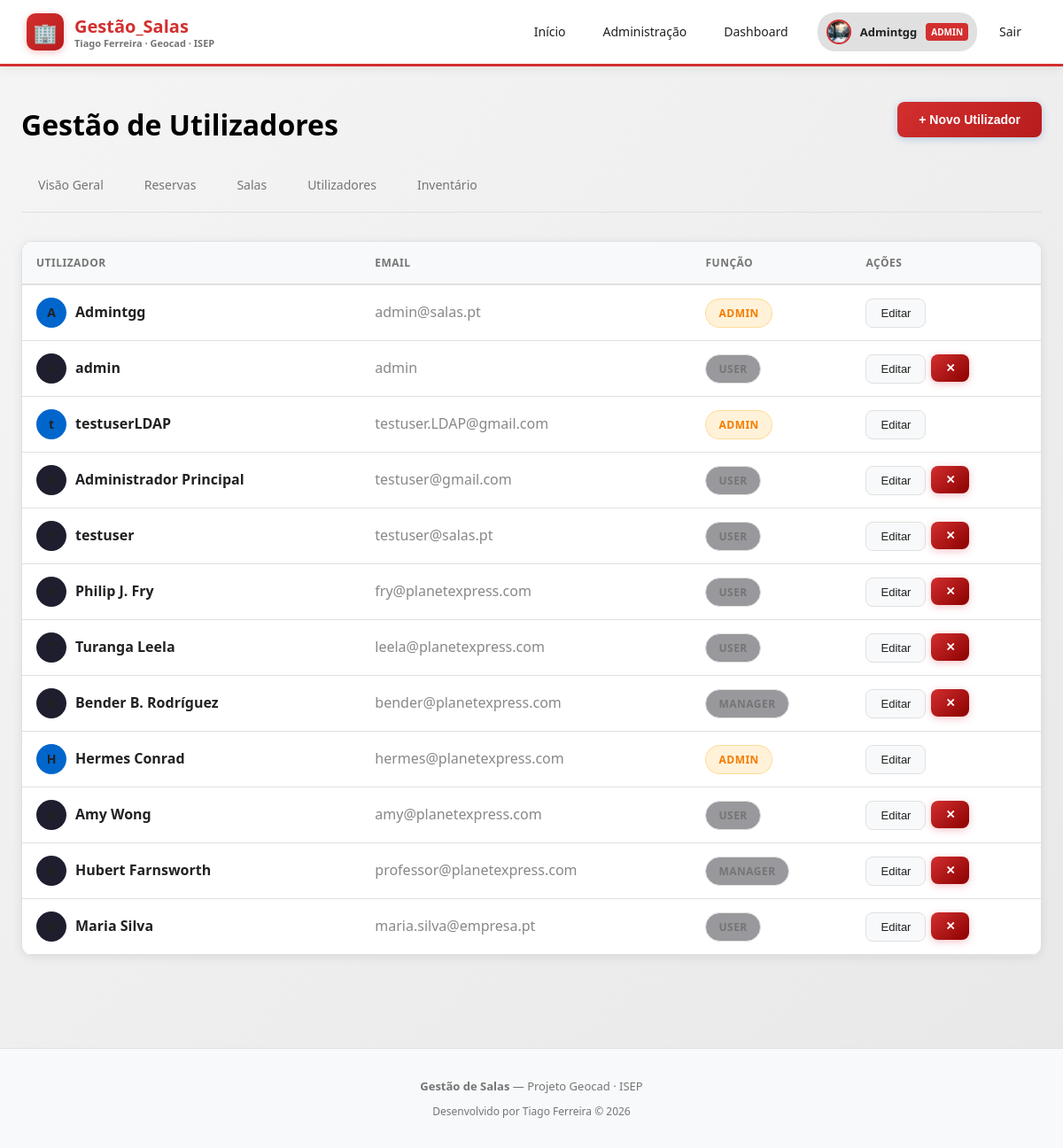
Page /admin/users (signed in) on the committed database.
### app/models.py (models this page shows)
class User(Base):
    __tablename__ = "users"
    id       = Column(Integer, primary_key=True, index=True)
    name     = Column(String, nullable=False)
    email    = Column(String, unique=True, nullable=False)
    password = Column(String, nullable=False)
    role     = Column(String, default="user")
    avatar   = Column(String, default="")  # Caminho para a foto de perfil
    reservations = relationship("Reservation", back_populates="user")

### app/routers/admin.py (the view)
@router.get("/users")
async def users(request: Request, db=Depends(get_db)):
    user = require_admin(request, db)
    users = db.query(models.User).all()
    return request.app.state.templates.TemplateResponse(
        "admin_users.html",
        {"request": request, "user": user, "users": users, "error": None},
    )

### app/templates/admin_users.html (shortened to what this page needs)
{% extends "base.html" %}
{% block content %}
<div class="container">
  <div style="display: flex; justify-content: space-between; align-items: flex-start; flex-wrap: wrap; gap: 16px; margin-bottom: 12px;">
    <h1 class="page-title">Gestão de Utilizadores</h1>
    <button class="btn btn-primary" onclick="openModal('modal-create-user')">+ Novo Utilizador</button>
  </div>
  <div class="admin-tabs">
    <a class="admin-tab" href="/admin">Visão Geral</a>
    <a class="admin-tab" href="/admin/reservations">Reservas</a>
    <a class="admin-tab" href="/admin/rooms">Salas</a>
    <a class="admin-tab" href="/admin/users">Utilizadores</a>
    <a class="admin-tab" href="/admin/inventory">Inventário</a>
  </div>
  <div class="card" style="padding: 0; overflow: hidden;">
    <table>
      <thead>
        <tr>
          <th>Utilizador</th>
          <th>Email</th>
          <th>Função</th>
          <th>Ações</th>
        </tr>
      </thead>
      <tbody>
        {% for u in users %}
          <tr>
            <td>
              <div style="display: flex; align-items: center; gap: 10px;">
                <div style="width: 34px; height: 34px; border-radius: 50%; background: {{ '#0066cc' if u.role == 'admin' else '#1e1e2e' }}; display: flex; align-items: center; justify-content: center; font-weight: 700; font-size: 14px;">{{ u.name[0] }}</div>
                <span style="font-weight: 600;">{{ u.name }}</span>
              </div>
            </td>
            <td style="color: #888;">{{ u.email }}</td>
            <td>
              <span class="tag {{ 'tag-orange' if u.role == 'admin' else 'tag-gray' }}">{{ u.role }}</span>
            </td>
            <td>
              <div style="display: flex; gap: 6px;">
                <button class="btn btn-secondary btn-sm" onclick="openModal('modal-edit-user-{{ u.id }}')">Editar</button>
                {% if u.role != 'admin' %}
                  <form method="post" action="/admin/users/delete/{{ u.id }}" style="display:inline;" onsubmit="return confirm('Eliminar utilizador?')">
                    <button class="btn btn-danger btn-sm" type="submit">✕</button>
                  </form>
                {% endif %}
              </div>
            </td>
          </tr>
        {% endfor %}
      </tbody>
    </table>
  </div>
</div>
{% endblock %}

### app/templates/base.html (shortened to what this page needs)
<!DOCTYPE html>
<html lang="pt">
<head>
</head>
<body>
  <header class="header">
    <a href="/" class="logo">
      <div class="logo-icon">🏢</div>
      <div style="display: flex; flex-direction: column; line-height: 1.2;">
        <span style="font-weight: 700;">Gestão_Salas</span>
        <span style="font-size: 11px; color: var(--text-muted);">Tiago Ferreira · Geocad · ISEP</span>
      </div>
    </a>
    <nav class="nav">
      <a href="/">Início</a>
      {% if user %}
        {% if user.role in ['admin', 'manager'] %}
          <a href="/admin">Administração</a>
          <a href="/dashboard">Dashboard</a>
        {% else %}
          <a href="/dashboard">Dashboard</a>
          <a href="/user">A Minha Conta</a>
        {% endif %}
        <div style="display: flex; align-items: center; gap: 10px; margin-left: 8px; padding: 4px 10px; background: var(--border); border-radius: 20px;">
          {% if user.avatar %}
            <img src="{{ user.avatar }}" alt="{{ user.name }}"
                 style="width: 28px; height: 28px; border-radius: 50%; object-fit: cover; border: 2px solid var(--primary);">
          {% else %}
            <div style="width: 28px; height: 28px; border-radius: 50%; background: linear-gradient(135deg, var(--primary), var(--primary-hover));
                        display: flex; align-items: center; justify-content: center;
                        font-size: 13px; font-weight: 700; color: white;">
              {{ user.name[0].upper() }}
            </div>
          {% endif %}
          <span style="font-size: 13px; font-weight: 600;">{{ user.name }}</span>
          {% if user.role in ['admin', 'manager'] %}
            <span style="font-size: 10px; padding: 2px 6px; border-radius: 4px; background: var(--primary); color: white; font-weight: 700; text-transform: uppercase;">{{ user.role }}</span>
          {% endif %}
        </div>
        <a href="/logout">Sair</a>
      {% else %}
        <a href="/login" class="btn btn-primary">Entrar</a>
      {% endif %}
    </nav>
  </header>
  <main>
    {% block content %}{% endblock %}
  </main>
  <footer class="footer">
    <div style="margin-bottom: 8px;">
      <strong>Gestão de Salas</strong> — Projeto Geocad · ISEP
    </div>
    <div style="color: var(--text-muted); font-size: 12px;">
      Desenvolvido por Tiago Ferreira &copy; 2026
    </div>
  </footer>
</body>
</html>

### app/templates/base.html (style rules this page uses)
:root { --primary: #D32F2F; --primary-hover: #B71C1C; --primary-light: rgba(211, 47, 47, 0.1); --primary-gradient: linear-gradient(135deg, #D32F2F 0%, #B71C1C 100%); --bg: #F5F5F5; --bg-gradient: linear-gradient(135deg, #F5F5F5 0%, #E8E8E8 100%); --card: #FFFFFF; --card-hover: #FAFAFA; --danger: #D32F2F; --danger-hover: #8B0000; --border: #E0E0E0; --border-light: #F0F0F0; --text: #212121; --text-muted: #757575; --text-dark: #000000; --text-light: #FFFFFF; --success: #388E3C; --success-bg: rgba(56, 142, 60, 0.1); --warning: #F57C00; --shadow: 0 4px 20px rgba(211, 47, 47, 0.15); --shadow-card: 0 2px 12px rgba(0, 0, 0, 0.08); --shadow-hover: 0 8px 30px rgba(211, 47, 47, 0.2); }
* { margin: 0; padding: 0; box-sizing: border-box; }
body { font-family: 'Segoe UI', system-ui, -apple-system, sans-serif; background: var(--bg-gradient); color: var(--text); min-height: 100vh; line-height: 1.6; }
.header { background: var(--card); border-bottom: 3px solid var(--primary); padding: 14px 30px; display: flex; justify-content: space-between; align-items: center; flex-wrap: wrap; gap: 12px; position: sticky; top: 0; z-index: 100; box-shadow: 0 2px 12px rgba(0, 0, 0, 0.08); }
.logo { display: flex; align-items: center; gap: 12px; font-size: 20px; font-weight: 700; text-decoration: none; color: var(--primary); transition: transform 0.2s; }
.logo-icon { width: 42px; height: 42px; background: var(--primary-gradient); border-radius: 10px; display: flex; align-items: center; justify-content: center; font-size: 22px; box-shadow: 0 2px 8px rgba(230, 57, 70, 0.3); }
.nav { display: flex; gap: 8px; flex-wrap: wrap; }
.nav a, .nav button { padding: 10px 16px; border-radius: 8px; text-decoration: none; color: var(--text); font-size: 14px; font-weight: 500; background: transparent; border: 1px solid transparent; cursor: pointer; transition: all 0.2s ease; }
.container { max-width: 1200px; margin: 0 auto; padding: 40px 24px; }
.card { background: var(--card); border: 1px solid var(--border); border-radius: 12px; padding: 24px; transition: all 0.2s ease; box-shadow: var(--shadow-card); }
th, td { padding: 14px 16px; }
.page-title { font-size: 32px; font-weight: 700; margin-bottom: 8px; color: var(--text-dark); }
.btn { padding: 12px 24px; border-radius: 8px; border: none; font-size: 14px; font-weight: 600; cursor: pointer; display: inline-flex; align-items: center; gap: 8px; transition: all 0.2s ease; text-decoration: none; position: relative; overflow: hidden; }
.btn-primary { background: var(--primary-gradient); color: #ffffff !important; font-weight: 600; box-shadow: 0 2px 8px rgba(0, 86, 179, 0.25); }
.btn-secondary { background: #f8f9fa; color: var(--text) !important; font-weight: 500; border: 1px solid var(--border); }
.btn-danger { background: linear-gradient(135deg, var(--danger) 0%, var(--danger-hover) 100%); color: #ffffff !important; font-weight: 600; box-shadow: 0 2px 8px rgba(220, 53, 69, 0.3); }
.btn-sm { padding: 8px 16px; font-size: 13px; }
.admin-tabs { display: flex; gap: 8px; margin-bottom: 32px; flex-wrap: wrap; padding-bottom: 8px; border-bottom: 1px solid var(--border); }
.admin-tab { padding: 10px 18px; border-radius: 8px; text-decoration: none; color: var(--text-muted); font-size: 14px; font-weight: 500; background: transparent; border: 1px solid transparent; transition: all 0.2s ease; }
table { width: 100%; border-collapse: collapse; }
thead { background: #f8f9fa; border-bottom: 2px solid var(--border); }
th, td { padding: 14px 16px; text-align: left; border-bottom: 1px solid var(--border); }
th { font-size: 12px; font-weight: 700; color: var(--text-muted); text-transform: uppercase; letter-spacing: 0.5px; }
tr { transition: all 0.2s; }
.tag { padding: 6px 14px; border-radius: 20px; font-size: 12px; font-weight: 700; display: inline-block; text-transform: uppercase; letter-spacing: 0.5px; }
.tag-orange { background: rgba(255, 170, 0, 0.15); color: var(--warning); border: 1px solid rgba(255, 170, 0, 0.3); }
.tag-gray { background: rgba(50, 50, 60, 0.5); color: var(--text-muted); border: 1px solid var(--border); }
.footer { text-align: center; padding: 32px; color: var(--text-muted); font-size: 13px; border-top: 1px solid var(--border); margin-top: 64px; background: #f8f9fa; }

### rows in the picture
User: avatar (picture), name "Admintgg", role "ADMIN", name "A", email "admin@salas.pt"
User: name "admin", email "admin", role "USER"
User: name "t", name "testuserLDAP", email "testuser.LDAP@gmail.com", role "ADMIN"
User: name "Administrador Principal", email "testuser@gmail.com", role "USER"
User: name "testuser", email "testuser@salas.pt", role "USER"
User: name "Philip J. Fry", email "fry@planetexpress.com", role "USER"
User: name "Turanga Leela", email "leela@planetexpress.com", role "USER"
User: name "Bender B. Rodríguez", email "bender@planetexpress.com", role "MANAGER"
User: name "H", name "Hermes Conrad", email "hermes@planetexpress.com", role "ADMIN"
User: name "Amy Wong", email "amy@planetexpress.com", role "USER"
User: name "Hubert Farnsworth", email "professor@planetexpress.com", role "MANAGER"
User: name "Maria Silva", email "maria.silva@empresa.pt", role "USER"
